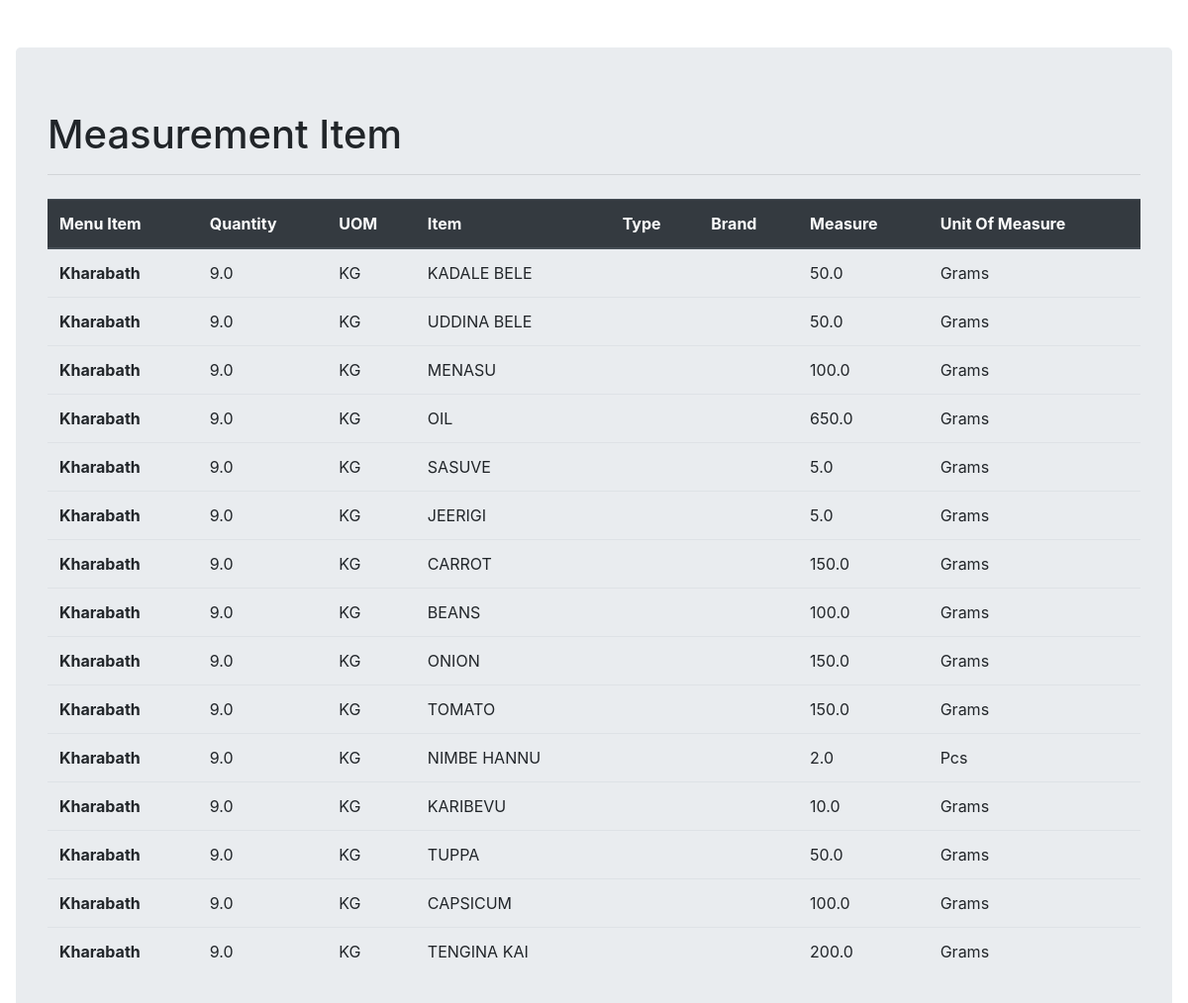
Screenshot of /MenuSelection/measurement_items/Kharabath with the database file from the repository.
### MenuSelection/models.py (models this page shows)
class MenuMaster(models.Model):
    TYPE_CHOICES  =  (('BREAKFAST','BREAKFAST'),('LUNCH','LUNCH'),
                       ('EVENING SNACKS & DINNER','EVENING SNACKS & DINNER'),('SPECIAL ITEMS','SPECIAL ITEMS'))
    item_name   =   models.CharField(max_length = 100,primary_key = True)
    image       =   models.ImageField(blank = True,upload_to = "item")
    type        =   models.CharField(max_length = 30,choices = TYPE_CHOICES)

class MenuSelection(models.Model):
    DAY_CHOICES   =   (('MONDAY','MONDAY'),('TUESDAY','TUESDAY'),('WEDNESDAY','WEDNESDAY'),('THURSDAY','THRUSDAY'),
                     ('FRIDAY','FRIDAY'),('SATURDAY','SATURDAY'),('SUNDAY','SUNDAY'))
    day           =    models.CharField(max_length = 10,choices = DAY_CHOICES)
    item_name     =    models.ForeignKey(MenuMaster,on_delete = models.CASCADE)
    quantity      =    models.FloatField()
    quantiy_of_measurement = models.CharField(max_length = 10)

class ReceipeMaster(models.Model):
    menu_item        =    models.ForeignKey(MenuMaster,on_delete = models.CASCADE)
    base_quantity    =    models.FloatField()
    base_uom         =    models.CharField(max_length = 10)
    item             =    models.CharField(max_length = 30)
    type             =    models.CharField(max_length = 30,blank = True)
    brand            =    models.CharField(max_length = 20,blank = True)
    measure          =    models.FloatField()
    unit_of_measure  =    models.CharField(max_length = 10,)
    factor           =    models.FloatField()

### MenuSelection/views.py (the view)
# urls.py: path('measurement_items/<menu_item>', views.measurement_items),
def measurement_items(request,menu_item):
    menu_item1  = MenuSelection.objects.get(item_name = menu_item)
    menu_item2  = ReceipeMaster.objects.filter(menu_item__exact = menu_item)
    menu_item   = menu_item1.item_name.item_name
    quantity    = menu_item1.quantity
    string = ''
    for item in menu_item2:
        item.measure  = item.factor * quantity
        if item.measure < 0.89:
            if item.unit_of_measure.lower() == 'grams':
                item.measure = item.measure * 1000
        string = str(item.measure)
        find = string.find('.')
        string = string[:find + 3]
        item.measure = float(string)
    return render(request,'MenuSelection/measurement_items.html',{'menu_item':menu_item,'menu_item1':menu_item1,'menu_item2':menu_item2})

### templates/MenuSelection/measurement_items.html (shortened to what this page needs)
<!DOCTYPE html>
<html lang="en" dir="ltr">
  <head>
    <link rel="stylesheet" href="https://stackpath.bootstrapcdn.com/bootstrap/4.3.1/css/bootstrap.min.css">
  </head>
  <body>
    <div class="jumbotron mx-3 my-5">
    <h1>Measurement Item</h1><hr>
    <table class="table my-4">
      <thead class="thead-dark">
        <tr>
          <th scope="col">Menu Item</th>
          <th scope="col">Quantity</th>
          <th scope="col">UOM</th>
          <th scope="col">Item</th>
          <th scope="col">Type</th>
          <th scope="col">Brand</th>
          <th scope="col">Measure</th>
          <th scope="col">Unit Of Measure</th>
        </tr>
      </thead>
      <tbody>
          {% for i in menu_item2%}
            <tr>
              <th scope="row">{{menu_item}}</th>
              <td>{{menu_item1.quantity}}</td>
              <td>{{menu_item1.quantiy_of_measurement|upper}}</td>
              <td>{{i.item|upper}}</td>
              <td>{{i.type|upper}}</td>
              <td>{{i.brand}}</td>
              <td>{{i.measure}}</td>
              <td>{{i.unit_of_measure}}</td>
            </tr>
          {% endfor %}
      </tbody>
    </table>
    </div>
  </body>
</html>

### rows the page displays
ReceipeMaster: item "KADALE BELE", measure "50.0", unit_of_measure "Grams"
MenuMaster: item_name "Kharabath"
MenuSelection: quantity "9.0", quantiy_of_measurement "KG"
ReceipeMaster: item "UDDINA BELE", measure "50.0", unit_of_measure "Grams"
ReceipeMaster: item "MENASU", measure "100.0", unit_of_measure "Grams"
ReceipeMaster: item "OIL", measure "650.0", unit_of_measure "Grams"
ReceipeMaster: item "SASUVE", measure "5.0", unit_of_measure "Grams"
ReceipeMaster: item "JEERIGI", measure "5.0", unit_of_measure "Grams"
ReceipeMaster: item "CARROT", measure "150.0", unit_of_measure "Grams"
ReceipeMaster: item "BEANS", measure "100.0", unit_of_measure "Grams"
ReceipeMaster: item "ONION", measure "150.0", unit_of_measure "Grams"
ReceipeMaster: item "TOMATO", measure "150.0", unit_of_measure "Grams"
ReceipeMaster: item "NIMBE HANNU", measure "2.0", unit_of_measure "Pcs"
ReceipeMaster: item "KARIBEVU", measure "10.0", unit_of_measure "Grams"
ReceipeMaster: item "TUPPA", measure "50.0", unit_of_measure "Grams"
ReceipeMaster: item "CAPSICUM", measure "100.0", unit_of_measure "Grams"
ReceipeMaster: item "TENGINA KAI", measure "200.0", unit_of_measure "Grams"
